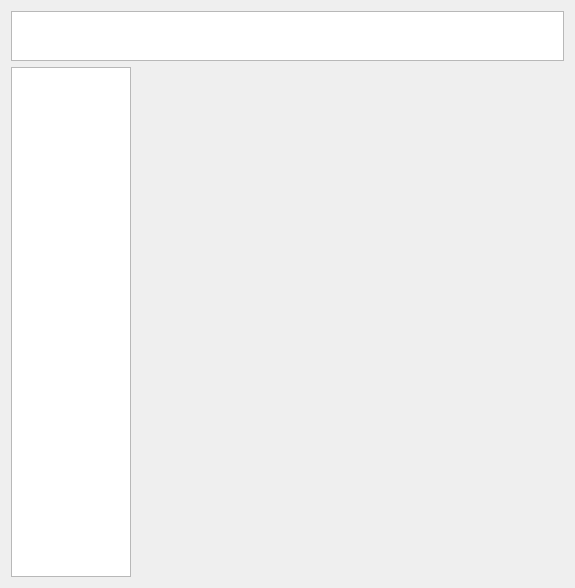
<?xml version="1.0" encoding="UTF-8"?>
<ui version="4.0">
 <class>DetectModeEditor</class>
 <widget class="QDialog" name="DetectModeEditor">
  <property name="geometry">
   <rect>
    <x>0</x>
    <y>0</y>
    <width>575</width>
    <height>588</height>
   </rect>
  </property>
  <property name="windowTitle">
   <string>模式编辑</string>
  </property>
  <layout class="QVBoxLayout" name="verticalLayout">
   <item>
    <widget class="QListWidget" name="funcListWidget">
     <property name="enabled">
      <bool>true</bool>
     </property>
     <property name="sizePolicy">
      <sizepolicy hsizetype="Expanding" vsizetype="Fixed">
       <horstretch>0</horstretch>
       <verstretch>0</verstretch>
      </sizepolicy>
     </property>
     <property name="maximumSize">
      <size>
       <width>16777215</width>
       <height>50</height>
      </size>
     </property>
     <property name="flow">
      <enum>QListView::LeftToRight</enum>
     </property>
     <property name="layoutMode">
      <enum>QListView::SinglePass</enum>
     </property>
    </widget>
   </item>
   <item>
    <layout class="QHBoxLayout" name="horizontalLayout">
     <item>
      <widget class="QListWidget" name="stepListWidget">
       <property name="sizePolicy">
        <sizepolicy hsizetype="Fixed" vsizetype="Expanding">
         <horstretch>0</horstretch>
         <verstretch>0</verstretch>
        </sizepolicy>
       </property>
       <property name="maximumSize">
        <size>
         <width>120</width>
         <height>16777215</height>
        </size>
       </property>
      </widget>
     </item>
     <item>
      <widget class="QStackedWidget" name="stepArgWidget">
       <property name="currentIndex">
        <number>1</number>
       </property>
       <widget class="QWidget" name="page"/>
       <widget class="QWidget" name="page_2"/>
      </widget>
     </item>
    </layout>
   </item>
  </layout>
 </widget>
 <resources/>
 <connections/>
</ui>
